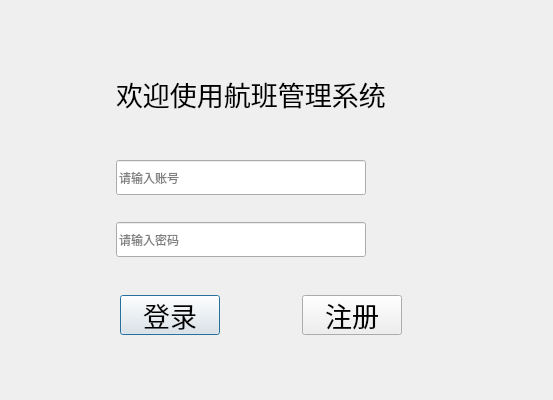
<?xml version="1.0" encoding="UTF-8"?>
<ui version="4.0">
 <class>LoginDlg</class>
 <widget class="QDialog" name="LoginDlg">
  <property name="geometry">
   <rect>
    <x>0</x>
    <y>0</y>
    <width>553</width>
    <height>400</height>
   </rect>
  </property>
  <property name="windowTitle">
   <string>Dialog</string>
  </property>
  <widget class="QWidget" name="">
   <property name="geometry">
    <rect>
     <x>34</x>
     <y>16</y>
     <width>454</width>
     <height>351</height>
    </rect>
   </property>
   <layout class="QGridLayout" name="gridLayout">
    <item row="0" column="2">
     <spacer name="verticalSpacer">
      <property name="orientation">
       <enum>Qt::Orientation::Vertical</enum>
      </property>
      <property name="sizeType">
       <enum>QSizePolicy::Policy::Fixed</enum>
      </property>
      <property name="sizeHint" stdset="0">
       <size>
        <width>20</width>
        <height>58</height>
       </size>
      </property>
     </spacer>
    </item>
    <item row="1" column="1" colspan="2">
     <widget class="QLabel" name="label">
      <property name="font">
       <font>
        <pointsize>20</pointsize>
       </font>
      </property>
      <property name="text">
       <string>欢迎使用航班管理系统</string>
      </property>
     </widget>
    </item>
    <item row="2" column="1">
     <spacer name="verticalSpacer_3">
      <property name="orientation">
       <enum>Qt::Orientation::Vertical</enum>
      </property>
      <property name="sizeType">
       <enum>QSizePolicy::Policy::Fixed</enum>
      </property>
      <property name="sizeHint" stdset="0">
       <size>
        <width>20</width>
        <height>40</height>
       </size>
      </property>
     </spacer>
    </item>
    <item row="3" column="0" rowspan="3">
     <spacer name="horizontalSpacer_3">
      <property name="orientation">
       <enum>Qt::Orientation::Horizontal</enum>
      </property>
      <property name="sizeHint" stdset="0">
       <size>
        <width>87</width>
        <height>90</height>
       </size>
      </property>
     </spacer>
    </item>
    <item row="3" column="1" colspan="2">
     <widget class="QLineEdit" name="AccountEdit">
      <property name="minimumSize">
       <size>
        <width>250</width>
        <height>35</height>
       </size>
      </property>
      <property name="maximumSize">
       <size>
        <width>250</width>
        <height>35</height>
       </size>
      </property>
      <property name="placeholderText">
       <string>请输入账号</string>
      </property>
     </widget>
    </item>
    <item row="3" column="3" rowspan="3">
     <spacer name="horizontalSpacer_4">
      <property name="orientation">
       <enum>Qt::Orientation::Horizontal</enum>
      </property>
      <property name="sizeHint" stdset="0">
       <size>
        <width>107</width>
        <height>90</height>
       </size>
      </property>
     </spacer>
    </item>
    <item row="4" column="2">
     <spacer name="verticalSpacer_5">
      <property name="orientation">
       <enum>Qt::Orientation::Vertical</enum>
      </property>
      <property name="sizeType">
       <enum>QSizePolicy::Policy::Fixed</enum>
      </property>
      <property name="sizeHint" stdset="0">
       <size>
        <width>20</width>
        <height>15</height>
       </size>
      </property>
     </spacer>
    </item>
    <item row="5" column="1" colspan="2">
     <widget class="QLineEdit" name="PasswordEdit">
      <property name="minimumSize">
       <size>
        <width>250</width>
        <height>35</height>
       </size>
      </property>
      <property name="maximumSize">
       <size>
        <width>250</width>
        <height>35</height>
       </size>
      </property>
      <property name="echoMode">
       <enum>QLineEdit::EchoMode::Password</enum>
      </property>
      <property name="placeholderText">
       <string>请输入密码</string>
      </property>
     </widget>
    </item>
    <item row="6" column="2">
     <spacer name="verticalSpacer_2">
      <property name="orientation">
       <enum>Qt::Orientation::Vertical</enum>
      </property>
      <property name="sizeHint" stdset="0">
       <size>
        <width>20</width>
        <height>28</height>
       </size>
      </property>
     </spacer>
    </item>
    <item row="7" column="0" colspan="4">
     <widget class="QWidget" name="widget" native="true">
      <layout class="QHBoxLayout" name="horizontalLayout">
       <item>
        <spacer name="horizontalSpacer">
         <property name="orientation">
          <enum>Qt::Orientation::Horizontal</enum>
         </property>
         <property name="sizeHint" stdset="0">
          <size>
           <width>72</width>
           <height>37</height>
          </size>
         </property>
        </spacer>
       </item>
       <item>
        <widget class="QPushButton" name="loginBtn">
         <property name="enabled">
          <bool>true</bool>
         </property>
         <property name="minimumSize">
          <size>
           <width>100</width>
           <height>40</height>
          </size>
         </property>
         <property name="maximumSize">
          <size>
           <width>100</width>
           <height>40</height>
          </size>
         </property>
         <property name="font">
          <font>
           <pointsize>20</pointsize>
          </font>
         </property>
         <property name="text">
          <string>登录</string>
         </property>
        </widget>
       </item>
       <item>
        <spacer name="horizontalSpacer_5">
         <property name="orientation">
          <enum>Qt::Orientation::Horizontal</enum>
         </property>
         <property name="sizeHint" stdset="0">
          <size>
           <width>71</width>
           <height>20</height>
          </size>
         </property>
        </spacer>
       </item>
       <item>
        <widget class="QPushButton" name="regBtn">
         <property name="minimumSize">
          <size>
           <width>100</width>
           <height>40</height>
          </size>
         </property>
         <property name="maximumSize">
          <size>
           <width>100</width>
           <height>40</height>
          </size>
         </property>
         <property name="font">
          <font>
           <pointsize>20</pointsize>
          </font>
         </property>
         <property name="text">
          <string>注册</string>
         </property>
        </widget>
       </item>
       <item>
        <spacer name="horizontalSpacer_2">
         <property name="orientation">
          <enum>Qt::Orientation::Horizontal</enum>
         </property>
         <property name="sizeHint" stdset="0">
          <size>
           <width>72</width>
           <height>37</height>
          </size>
         </property>
        </spacer>
       </item>
      </layout>
     </widget>
    </item>
    <item row="8" column="2">
     <spacer name="verticalSpacer_4">
      <property name="orientation">
       <enum>Qt::Orientation::Vertical</enum>
      </property>
      <property name="sizeHint" stdset="0">
       <size>
        <width>20</width>
        <height>28</height>
       </size>
      </property>
     </spacer>
    </item>
   </layout>
  </widget>
 </widget>
 <resources/>
 <connections/>
</ui>
